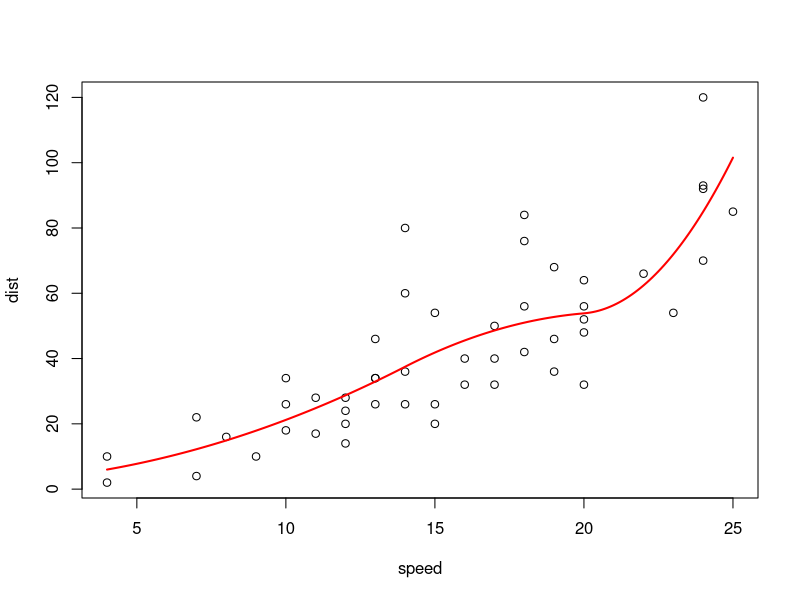
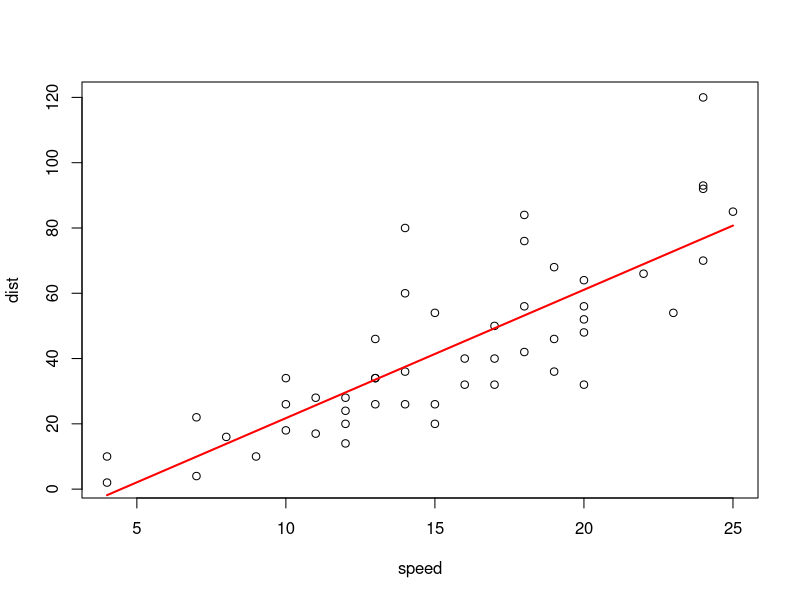
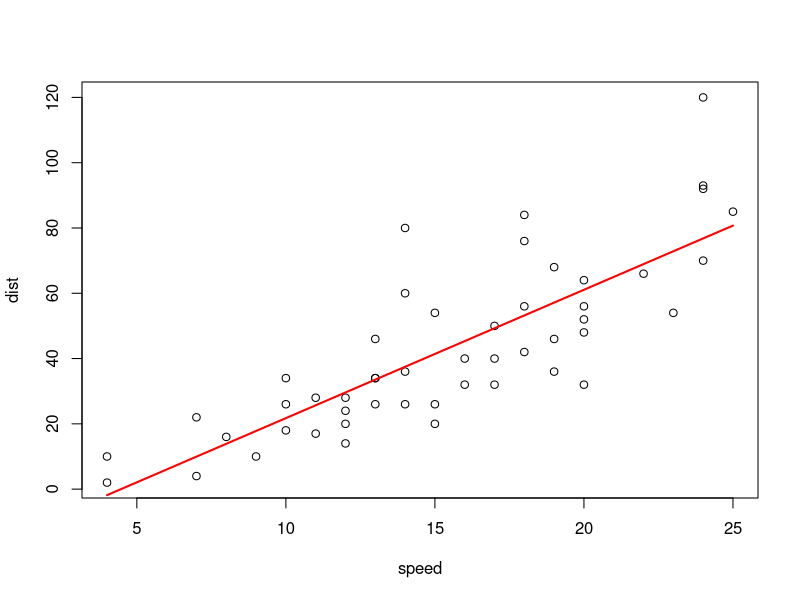
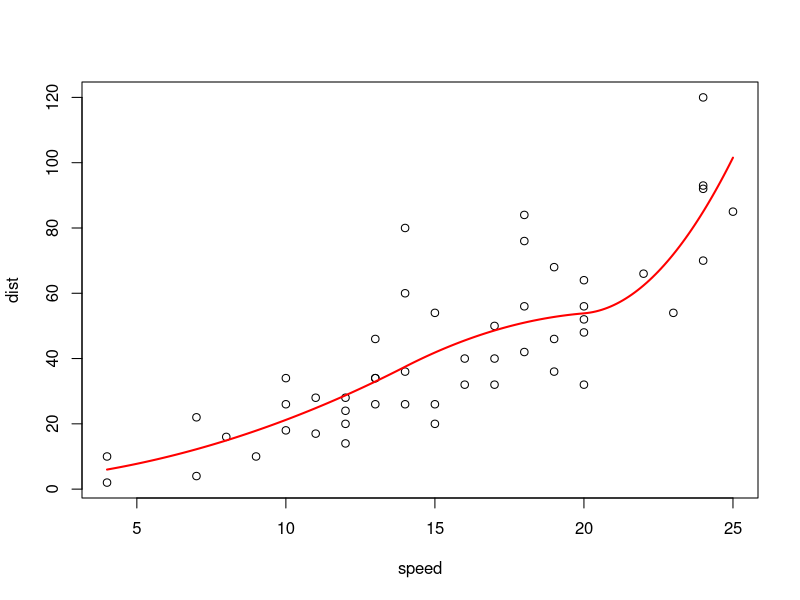
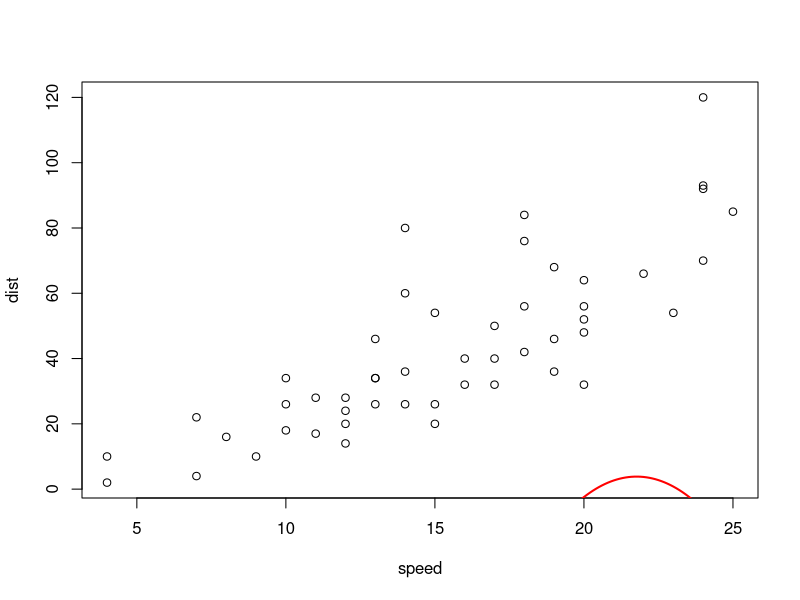
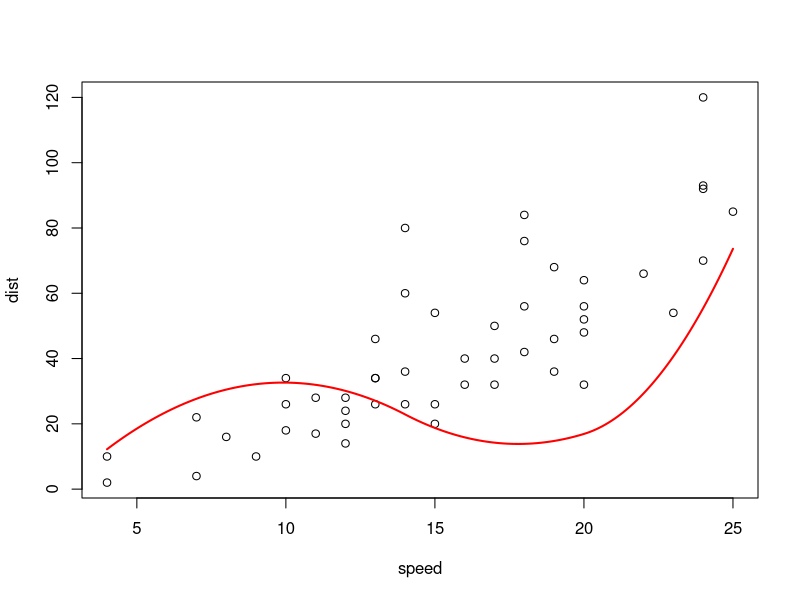
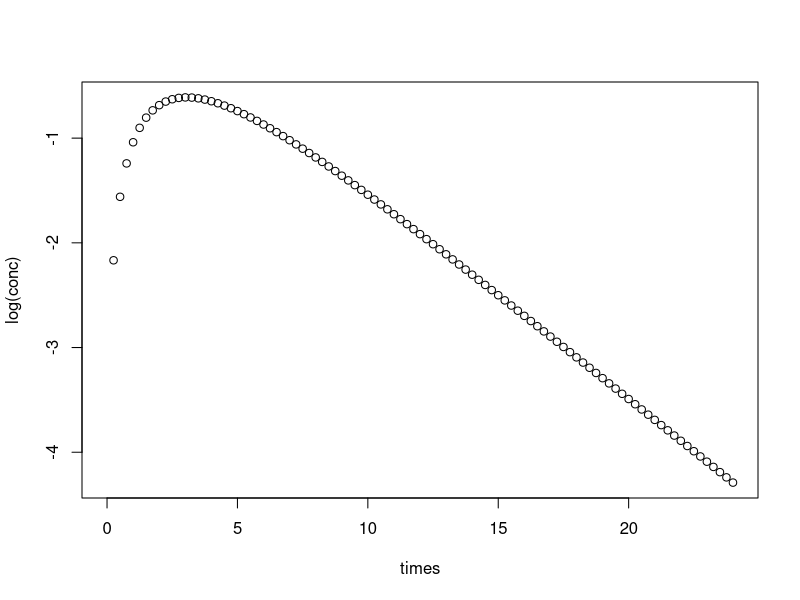
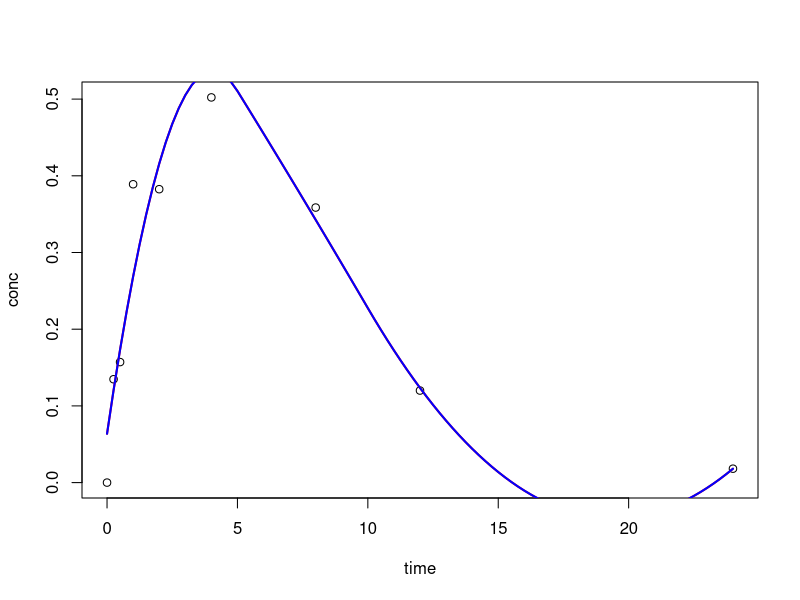

Here is the R script that generated these plots, in order:
## ---- chunk 1
  library(splines)
  K <- c(14, 20)  # knots
  plot(cars)
  lm.mod <- lm(dist ~ bs(speed, knots = c(K), degree = 2), data = cars)
  u <- seq(4, 25, by = 0.1)  # test model at these speeds
  B <- data.frame(speed = u)  # data.frame(speeds)
  lm.Y <- predict(lm.mod, newdata = B)  # predicted dist for the desired speeds
  lines(u, lm.Y, lwd = 2, col = "red")
## ---- chunk 2
  test.mod <- lm(dist ~ speed, data = cars)
  test.Y <- predict(test.mod, newdata = B)
  plot(cars)
  lines(u, test.Y, lwd = 2, col = "red")
  summary(test.mod)
## ---- chunk 3
  ls.func <- function(par, x, y) {
    b0 <- par[1]
    b1 <- par[2]
    err <- y - b1*x - b0
    sse <- sum(err^2)
  }

  ls.func.result <- optim(
    c(-17, 4),  # Initial parameter estimates
    ls.func,  # Fitting function
    method = "BFGS",  # Optimisation method
    x = cars$speed, y = cars$dist  # Function arguments
  )
  
  plot(cars)
  ls.func.Y <- ls.func.result$par[2]*u + ls.func.result$par[1]
  lines(u, ls.func.Y, lwd = 2, col = "red")
## ---- chunk 4
  ls.spline2d2k.func <- function(par, x, y) {
    b0 <- par[1]
    b1 <- par[2]
    b2 <- par[3]
    b3 <- par[4]
    b4 <- par[5]
    err <- y - b1*x[,1] - b2*x[,2] - b3*x[,3] - b4*x[,4] - b0
    sse <- sum(err^2)
  }

  ls.spline2d2k.res <- optim(
    c(6, 8, 45, 49, 95),  
    ls.spline2d2k.func,
    method = "BFGS",
    x = bs(cars$speed, knots = c(K), degree = 2), y = cars$dist 
  )
## ---- chunk 5
  plot(cars)
  ls.spline.u <- bs(u, knots = c(K), degree = 2)
  ls.spline.Y <- ls.spline2d2k.res$par[2]*ls.spline.u[,1] +
    ls.spline2d2k.res$par[3]*ls.spline.u[,2] +
    ls.spline2d2k.res$par[4]*ls.spline.u[,3] +
    ls.spline2d2k.res$par[5]*ls.spline.u[,4] + ls.spline2d2k.res$par[1]
  lines(u, ls.spline.Y, lwd = 2, col = "red")
## ---- chunk 6
  flex.u <- bs(u, knots = c(K), degree = 2)
  flex.optres <- list(
    par = c(
      ls.spline2d2k.res$par[2],
      ls.spline2d2k.res$par[3],
      ls.spline2d2k.res$par[4],
      ls.spline2d2k.res$par[5],
      ls.spline2d2k.res$par[1]
    )
  )
  flex.optres.l <- length(flex.optres$par)
  flex.x <- bs(cars$speed, knots = c(K), degree = 2)

# For fitting
  flex.err <- cars$dist
  for (j in 1:flex.optres.l) {
    if (j != flex.optres.l) {
      flex.err <- flex.err - flex.optres$par[j]*flex.x[,j]
    } else {
      flex.err <- flex.err - flex.optres$par[j]
    }
  }
  flex.sse <- sum(flex.err^2)
  flex.sse != ls.spline2d2k.res$value

  lm.spline <- function(par, x, y) {
    err <- y
    for (i in 1:length(par)) {
      if (i != length(par)) {
        err <- err - par[i]*x[,i]
      } else if (i == length(par)) {
        err <- err - par[i]
      }
    }
    return(sum(err^2))
  }

  test <- optim(
    c(8, 45, 49, 95, 6),  # Initial parameter estimates
    lm.spline,  # Fitting function
    method = "BFGS",
    x = bs(cars$speed, knots = c(K), degree = 2), y = cars$dist # Function arg.
  )
  test$value != ls.spline2d2k.res$value

# For predicting
  flex.optres.l <- length(flex.optres$par)
  flex.Y <- double(length(u))
  for (j in 1:flex.optres.l) {
    if (j != flex.optres.l) {
      flex.Y <- flex.Y + flex.optres$par[j]*flex.u[,j]
    } else {
      flex.Y <- flex.Y + flex.optres$par[j]
    }
  }
  any(flex.Y != ls.spline.Y)
## ---- chunk 7
  predict.spline <- function(x, par, K, n) {
    bs.mat <- bs(x, knots = c(K), degree = n)
    out <- double(length(x))
    for (i in 1:length(par)) {
      if (i != length(par)) {
        out <- out + par[i]*bs.mat[,i]
      } else if (i == length(par)) {
        out <- out + par[i]
      }
    }
    return(out)
  }
## ---- chunk 8
  mle.spline <- function(par, x, y) {
    err <- y
    for (i in 1:length(par)) {
      if (i < length(par) - 1) {
        err <- err - par[i]*x[,i]
      } else if (i == length(par) - 1) {
        err <- err - par[i]
      }
    }
    loglik <- dnorm(err, 0, tail(par, 1), log = T)
    return(-1*sum(loglik))
  }

  mle.test.res <- optim(
    c(8, 45, 49, 95, 6),  # Initial parameter estimates
    mle.spline,  # Fitting function
    method = "BFGS",
    x = bs(cars$speed, knots = c(K), degree = 2), y = cars$dist # Function arg.
  )

  mle.test.Y <- predict.spline(u, mle.test.res$par[-length(mle.test.res$par)], K, 2)
  plot(cars)
  lines(u, mle.test.Y, lwd = 2, col = "red")
## ---- chunk 9
  mle.test.res2 <- optim(
    c(50, 2, 8, 60, 35, 1),  # Initial parameter estimates
    mle.spline,  # Fitting function
    method = "BFGS",
    x = bs(cars$speed, knots = c(K), degree = 2), y = cars$dist # Function arg.
  )

  mle.test.Y <- predict.spline(u, mle.test.res2$par[-length(mle.test.res2$par)], K, 2)
  plot(cars)
  lines(u, mle.test.Y, lwd = 2, col = "red")
## ---- chunk 10
  times <- seq(from = 0, to = 24, by = 0.25)	# Time sequence for simulating concentrations

# Simulate dataset
  K <- c(5, 10)  # knots
  CL <- 10	# Clearance, 10 L/h
  V <- 50	# Volume of concribution, 50 L
  KA <- 0.5	# Absorption rate constant, h^-1
  ERR <- 1 + rnorm(n = length(times), mean = 0, sd = 0.3)
  dose <- 50	# mg
  sample.times <- c(0, 0.25, 0.5, 1, 2, 4, 8, 12, 24)  # Sampling times
  conc <- dose*KA/(V*(KA-(CL/V)))*(exp(-CL/V*times)-exp(-KA*times))
  plot(times, log(conc))
  sample.conc <- (conc*ERR)[times %in% sample.times]
  onecomp <- data.frame(time = sample.times, conc = sample.conc)

# Find our initial estimates using QR decomposition via lm()
  pk.modlm <- lm(conc ~ bs(time, knots = c(K), degree = 2), data = onecomp)
  init.par <- unname(pk.modlm$coefficients[c(2:5, 1)])

# Supress warnings due to NaN being produced by estimating sigma of < 0
  suppressWarnings(
    pk.optres <- optim(
      c(init.par, 1),  # Initial parameter estimates
      mle.spline,  # Fitting function
      method = "BFGS",
      x = bs(onecomp$time, knots = c(K), degree = 2), y = onecomp$conc # Function arg.
    )
  )

  u <- times
  B <- data.frame(time = u)
  pk.lm.Y <- predict(pk.modlm, newdata = B)
  pk.mle.Y <- predict.spline(u, pk.optres$par[-length(pk.optres$par)], K, 2)
  plot(onecomp)
  lines(u, pk.lm.Y, lwd = 2, col = "red")
  lines(u, pk.mle.Y, lwd = 2, col = "blue")
